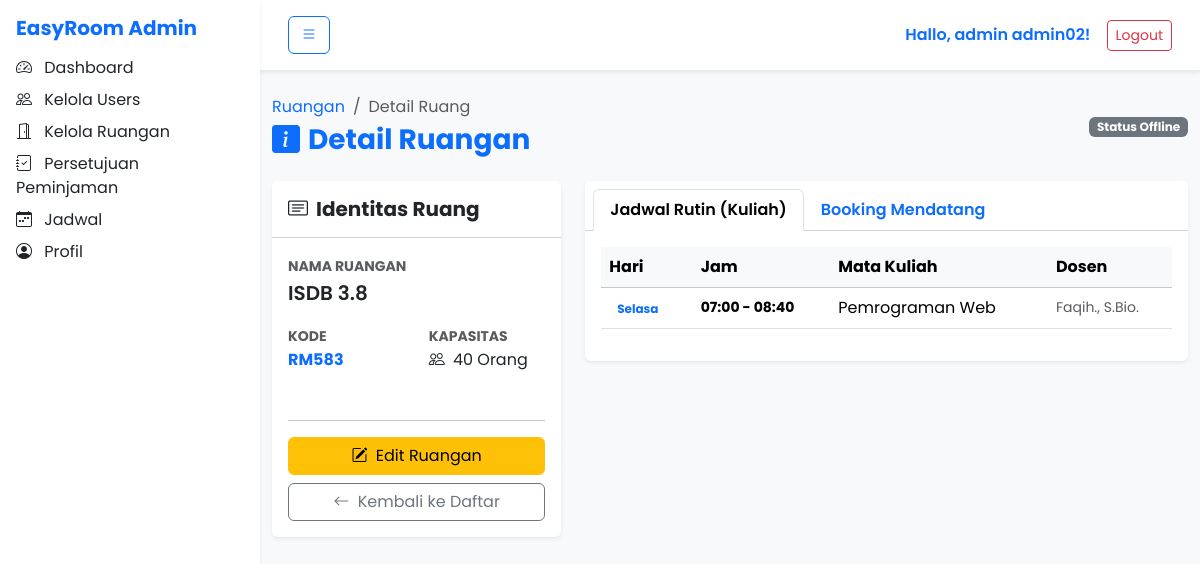
The page /backend/admin/user_action.php?kode=RM583 (signed in) on the database its author committed.
### tables this page shows
CREATE TABLE `ruang` (
  `kode_ruang` varchar(15) NOT NULL,
  `nama_ruang` varchar(50) NOT NULL,
  `kapasitas` int DEFAULT NULL,
  `fasilitas` text,
  `lokasi` varchar(100) DEFAULT NULL,
  `status` enum('Terpakai','Kosong') DEFAULT 'Terpakai'
);

CREATE TABLE `jadwal` (
  `kode_jadwal` varchar(15) NOT NULL,
  `kode_mk` varchar(20) DEFAULT NULL,
  `id_dosen` varchar(15) DEFAULT NULL,
  `kode_ruang` varchar(15) DEFAULT NULL,
  `kelas` varchar(20) DEFAULT NULL,
  `hari` varchar(15) DEFAULT NULL,
  `jam_mulai` time NOT NULL,
  `jam_selesai` time NOT NULL,
  `kuota_peserta` int DEFAULT NULL,
  `kuota_masuk` int DEFAULT NULL,
  `semester` varchar(10) DEFAULT NULL
);

CREATE TABLE `matakuliah` (
  `kode_mk` varchar(20) NOT NULL,
  `id_dosen` varchar(15) DEFAULT NULL,
  `nama_mk` varchar(100) DEFAULT NULL,
  `sks` int DEFAULT NULL
);

CREATE TABLE `dosen` (
  `id_dosen` varchar(15) NOT NULL,
  `nama_dosen` varchar(100) NOT NULL,
  `nip` varchar(20) DEFAULT NULL,
  `email` varchar(100) DEFAULT NULL,
  `password` varchar(255) NOT NULL
);

### functions.php (called while the page is built, shortened)
<?php
function safe_time_short(?string $t): string
{
    return htmlspecialchars(substr($t, 0, 5));
}

### backend/admin/user_action.php (the view, shortened to what this page needs)
<?php
require_once __DIR__ . '/../functions.php';
require_once __DIR__ . '/../config.php';
$kode = $_GET['kode'] ?? '';
$stmt = $conn->prepare("SELECT * FROM ruang WHERE kode_ruang = ?");
$stmt->bind_param("s", $kode);
$stmt->execute();
$ruang = $stmt->get_result()->fetch_assoc();
$sqlJadwal = "
    SELECT j.*, mk.nama_mk, d.nama_dosen
    FROM jadwal j
    LEFT JOIN matakuliah mk ON j.kode_mk = mk.kode_mk
    LEFT JOIN dosen d ON j.id_dosen = d.id_dosen
    WHERE j.kode_ruang = ?
    ORDER BY FIELD(j.hari, 'Senin','Selasa','Rabu','Kamis','Jumat','Sabtu'), j.jam_mulai
";
$stmtJ = $conn->prepare($sqlJadwal);
$stmtJ->bind_param("s", $kode);
$stmtJ->execute();
$jadwal = $stmtJ->get_result();
?>
<!doctype html>
<html lang="id">
<head>
    <link rel="stylesheet" href="https://cdn.jsdelivr.net/npm/bootstrap@5.3.3/dist/css/bootstrap.min.css">
    <link rel="stylesheet" href="https://cdn.jsdelivr.net/npm/bootstrap-icons@1.11.3/font/bootstrap-icons.css">
    <link rel="stylesheet" href="../assets/css/style.css">
</head>
<body class="bg-light">
    <?php include 'sidebar.php'; ?>
    <div class="content">
        <?php include 'header.php'; ?>
        <div class="container py-4">
            <div class="d-flex justify-content-between align-items-center mb-4">
                <div>
                    <nav aria-label="breadcrumb">
                        <ol class="breadcrumb mb-1">
                            <li class="breadcrumb-item"><a href="ruang.php">Ruangan</a></li>
                            <li class="breadcrumb-item active">Detail Ruang</li>
                        </ol>
                    </nav>
                    <h3 class="fw-bold text-primary mb-0">
                        <i class="bi bi-info-square-fill me-2"></i>Detail Ruangan
                    </h3>
                </div>
                <div class="text-end">
                    <span id="room-status-badge" class="badge rounded-pill mb-1 p-2 px-3">Memuat...</span>
                </div>
            </div>
            <div class="row g-4">
                <div class="col-lg-4">
                    <div class="card shadow-sm border-0 h-100">
                        <div class="card-header bg-white py-3">
                            <h5 class="card-title mb-0 fw-bold"><i class="bi bi-card-text me-2"></i>Identitas Ruang</h5>
                        </div>
                        <div class="card-body">
                            <div class="mb-3">
                                <label class="text-muted small text-uppercase fw-bold">Nama Ruangan</label>
                                <p class="fs-5 fw-semibold text-dark"><?= htmlspecialchars($ruang['nama_ruang']); ?></p>
                            </div>
                            <div class="row">
                                <div class="col-6 mb-3">
                                    <label class="text-muted small text-uppercase fw-bold">Kode</label>
                                    <p class="fw-bold text-primary"><?= htmlspecialchars($ruang['kode_ruang']); ?></p>
                                </div>
                                <div class="col-6 mb-3">
                                    <label class="text-muted small text-uppercase fw-bold">Kapasitas</label>
                                    <p><i class="bi bi-people me-1"></i> <?= (int)$ruang['kapasitas']; ?> Orang</p>
                                </div>
                            </div>
                            <hr>
                            <div class="d-grid gap-2">
                                <a href="ruang_edit.php?kode=<?= urlencode($ruang['kode_ruang']); ?>" class="btn btn-warning">
                                    <i class="bi bi-pencil-square me-1"></i> Edit Ruangan
                                </a>
                                <a href="ruang.php" class="btn btn-outline-secondary">
                                    <i class="bi bi-arrow-left me-1"></i> Kembali ke Daftar
                                </a>
                            </div>
                        </div>
                    </div>
                </div>
                <div class="col-lg-8">
                    <div class="card shadow-sm border-0">
                        <div class="card-header bg-white">
                            <ul class="nav nav-tabs card-header-tabs" id="roomTab" role="tablist">
                                <li class="nav-item">
                                    <button class="nav-link active fw-semibold" id="jadwal-tab" data-bs-toggle="tab" data-bs-target="#jadwal-pane" type="button" role="tab">
                                        Jadwal Rutin (Kuliah)
                                    </button>
                                </li>
                                <li class="nav-item">
                                    <button class="nav-link fw-semibold" id="peminjaman-tab" data-bs-toggle="tab" data-bs-target="#peminjaman-pane" type="button" role="tab">
                                        Booking Mendatang
                                    </button>
                                </li>
                            </ul>
                        </div>
                        <div class="card-body">
                            <div class="tab-content" id="roomTabContent">
                                <div class="tab-pane fade show active" id="jadwal-pane" role="tabpanel">
                                    <?php if ($jadwal->num_rows === 0): ?>
                                        <div class="text-center py-5">
                                            <i class="bi bi-calendar-x text-muted fs-1"></i>
                                            <p class="text-muted mt-2">Tidak ada jadwal kuliah rutin di ruangan ini.</p>
                                        </div>
                                    <?php else: ?>
                                        <div class="table-responsive">
                                            <table class="table table-hover align-middle">
                                                <thead class="table-light">
                                                    <tr>
                                                        <th>Hari</th>
                                                        <th>Jam</th>
                                                        <th>Mata Kuliah</th>
                                                        <th>Dosen</th>
                                                    </tr>
                                                </thead>
                                                <tbody>
                                                    <?php while ($j = $jadwal->fetch_assoc()): ?>
                                                        <tr>
                                                            <td><span class="badge bg-soft-primary text-primary"><?= htmlspecialchars($j['hari']); ?></span></td>
                                                            <td class="small fw-bold"><?= safe_time_short($j['jam_mulai']); ?> - <?= safe_time_short($j['jam_selesai']); ?></td>
                                                            <td><?= htmlspecialchars($j['nama_mk']); ?></td>
                                                            <td class="text-muted small"><?= htmlspecialchars($j['nama_dosen']); ?></td>
                                                        </tr>
                                                    <?php endwhile; ?>
                                                </tbody>
                                            </table>
                                        </div>
                                    <?php endif; ?>
                                </div>
                            </div>
                        </div>
                    </div>
                </div>
            </div>
        </div>
    </div>
</body>
</html>

### assets/css/style.css (style rules this page uses)
body { font-family: "Poppins", sans-serif; background: #f5f7fb; color: #1f2933; }
a { text-decoration: none; }

### admin/sidebar.php (style rules this page uses)
:root { --sidebar-width: 260px; }
.content { margin-left: var(--sidebar-width); transition: margin-left 0.3s ease-in-out; width: calc(100% - var(--sidebar-width)); }

### rows shown on the page
ruang: nama_ruang "ISDB 3.8", kode_ruang "RM583", kapasitas "40"
jadwal: hari "Selasa", jam_mulai "07:00", jam_selesai "08:40", kode_mk.nama_mk "Pemrograman Web", id_dosen.nama_dosen "Faqih., S.Bio."

### other values the page prints
$user['nama'] "admin02"
